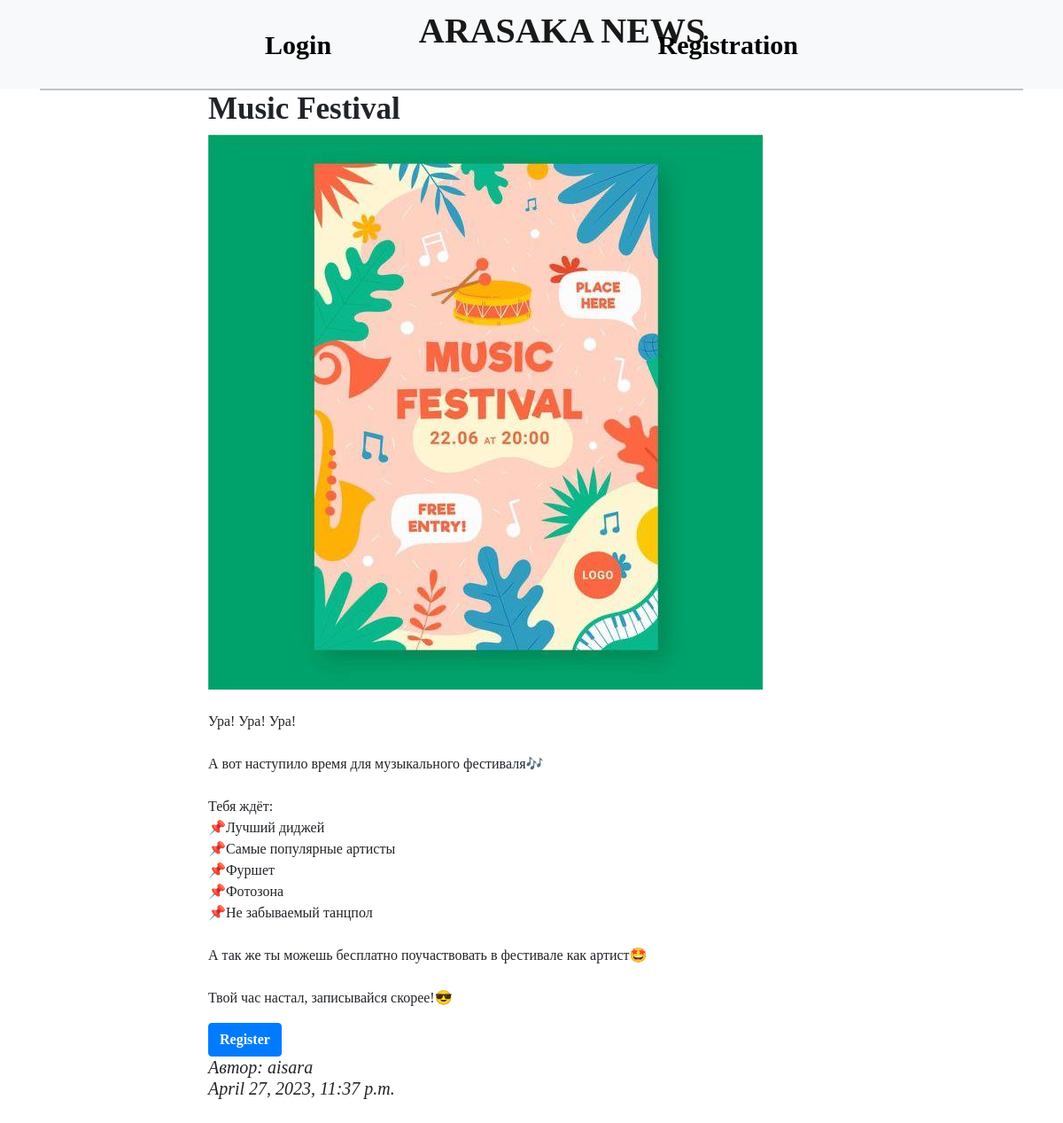
Screenshot of /event/8/ with the database file from the repository.
### myapp/models.py (models this page shows, shortened)
class Event(models.Model):
    id = models.AutoField(primary_key=True)
    title = models.CharField(max_length=200)
    description = models.CharField(max_length=5000)
    image = models.ImageField(upload_to='media/')
    author = models.ForeignKey(User, on_delete=models.CASCADE)
    created_at = models.DateTimeField(auto_now_add=True)
    class Meta:
        permissions = [("can_create_event", "Can create event")]

### myapp/views.py (the view)
# urls.py: path('event/<int:pk>/', views.event_detail, name='event_detail'),
def event_detail(request, pk):
    event = Event.objects.get(pk=pk)
    return render(request, 'blog/event_detail.html', {'event': event})

### myapp/templates/blog/event_detail.html (shortened to what this page needs)
{% extends 'blog/base.html' %}
{% block description %}
<body>
<div class="container" xmlns="http://www.w3.org/1999/html"  style="margin-bottom:px; height: 100vh">
        <div class="row">
            <div class="col-md-8 mx-auto">
                <article>
                    <h2 style="font-weight: 800; font-size: 35px;">{{ event.title }}</h2>
                    <img src="{{ event.image.url }}" alt="{{ event.title }}" class="img-fluid mb-4">
                    <p>{{ event.description|linebreaksbr }}</p>
                    <form id="registration-form" action="{% url 'event_registration' pk=event.pk %}" method="POST">
                    <button type="submit" class="btn btn-primary">Register</button>
                    </form>
                    <h5><em>Автор: {{ event.author }}</em> <br> <em>{{ event.created_at }}</em></h5>
                </article>
            </div>
        </div>
    </div>
    {% block scripts %}
</body>
{% endblock %}
{% endblock %}

### myapp/static/css/style.css (style rules this page uses)
body { font-family: 'Playfair Display', serif; }

### myapp/templates/blog/base.html (style rules this page uses)
html, body { overflow-x: hidden; }
html { position: relative; min-height: 100%; }
body { margin-bottom: 60px; font-family: 'Playfair Display', serif; }
.btn-primary { background-color: #007bff; border-color: #007bff; font-weight: 600; }

### rows the page displays
Event: title "Music Festival", image (picture), description "Ура! Ура! Ура! А вот наступило время для музыкального фестиваля🎶 Тебя ждёт: 📌Лучший диджей 📌Самые популярные артисты 📌Фуршет 📌Фотозона 📌Не забываемый танцпол А так же ты можешь бесплатно поучаствовать в фестивале как артист🤩 Твой час настал, записывайся скорее!😎", author "aisara", created_at "April 27, 2023, 11:37 p.m."
